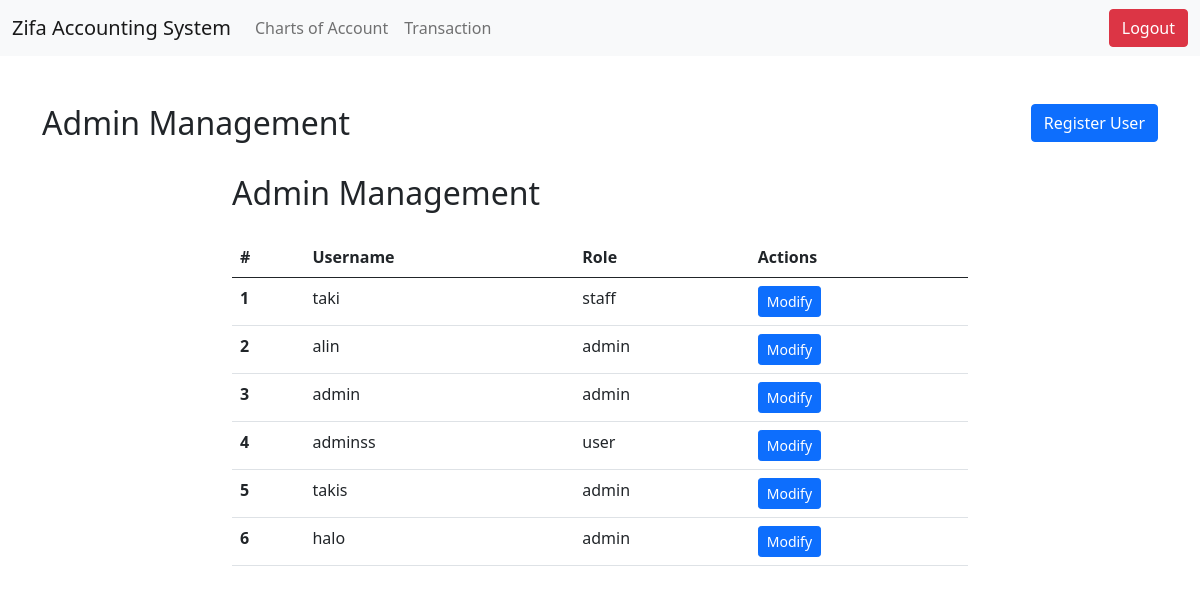
The page /user/admin-management/ (signed in) on the database its author committed.
### user_auth/models.py (models this page shows, shortened)
class UserAccount(AbstractUser):
    ROLE_CHOICES = (
        ('admin', 'Admin'),
        ('staff', 'Staff'),
    )
    role = models.CharField(choices=ROLE_CHOICES, default='staff', max_length=10)

### user_auth/views.py (the view)
    def _wrapped_view(request, *args, **kwargs):
        if not request.user.is_authenticated:
            return redirect(reverse("user_auth:login"))
        if not request.user.is_superuser:
            return redirect(reverse("charts_of_account:account_list"))
        return view_func(request, *args, **kwargs)

### user_auth/views.py (called while the page is built)
def admin_required(view_func):
    def _wrapped_view(request, *args, **kwargs):
        if not request.user.is_authenticated:
            return redirect(reverse("user_auth:login"))
        if not request.user.is_superuser:
            return redirect(reverse("charts_of_account:account_list"))
        return view_func(request, *args, **kwargs)
    return _wrapped_view

@admin_required
def admin_management(request):
    users = UserAccount.objects.all()
    for user in users:
        print(user.username)
    return render(request, 'admin_management.html', {'users': users})

### user_auth/templates/admin_management.html (shortened to what this page needs)
<!DOCTYPE html>
<html lang="en">
<head>
    <link href="https://cdn.jsdelivr.net/npm/bootstrap@5.0.0-beta3/dist/css/bootstrap.min.css" rel="stylesheet">
</head>
<body>
    <nav class="navbar navbar-expand-lg navbar-light bg-light">
        <div class="container-fluid">
          <a class="navbar-brand" href="#">
            Zifa Accounting System
          </a>
          <div class="collapse navbar-collapse" id="navbarNav">
            <ul class="navbar-nav me-auto mb-2 mb-lg-0">
              <li class="nav-item">
                <a class="nav-link" href="{% url 'charts_of_account:account_list' %}">Charts of Account</a>
              </li>
              <li class="nav-item">
                <a class="nav-link" href="{% url 'journal:journal_list' %}">Transaction</a>
              </li>
            </ul>
          </div>
          <form class="d-flex">
            <a href="{% url 'user_auth:logout' %}" class="btn btn-danger">Logout</a>
          </form>
        </div>
      </nav>
  <div class="container mt-5">
    <div class="row justify-content-between mb-4">
      <div class="col-md-6">
          <h2>Admin Management</h2>
      </div>
      <div class="col-md-6 text-end">
          <button type="button" class="btn btn-primary" data-bs-toggle="modal" data-bs-target="#registerUserModal">Register User</button>
      </div>
  </div>
    <div class="row justify-content-center">
        <div class="col-md-8">
            <h2 class="mb-4">Admin Management</h2>
            <table class="table">
                <thead>
                    <tr>
                        <th scope="col">#</th>
                        <th scope="col">Username</th>
                        <th scope="col">Role</th>
                        <th scope="col">Actions</th>
                    </tr>
                </thead>
                <tbody>
                    {% for user in users %}
                    <tr>
                        <th scope="row">{{ user.id }}</th>
                        <td>{{ user.username }}</td>
                        <td>{{ user.role }}</td>
                        <td>
                            <button type="button" class="btn btn-sm btn-primary" data-bs-toggle="modal" data-bs-target="#updateUserModal{{ user.id }}">Modify</button>
                        </td>
                    </tr>
                    {% endfor %}
                </tbody>
            </table>
        </div>
    </div>
</div>
</body>
</html>

### rows shown on the page
UserAccount: id "1", username "taki", role "staff"
UserAccount: id "2", username "alin", role "admin"
UserAccount: id "3", username "admin", role "admin"
UserAccount: id "4", username "adminss", role "user"
UserAccount: id "5", username "takis", role "admin"
UserAccount: id "6", username "halo", role "admin"
